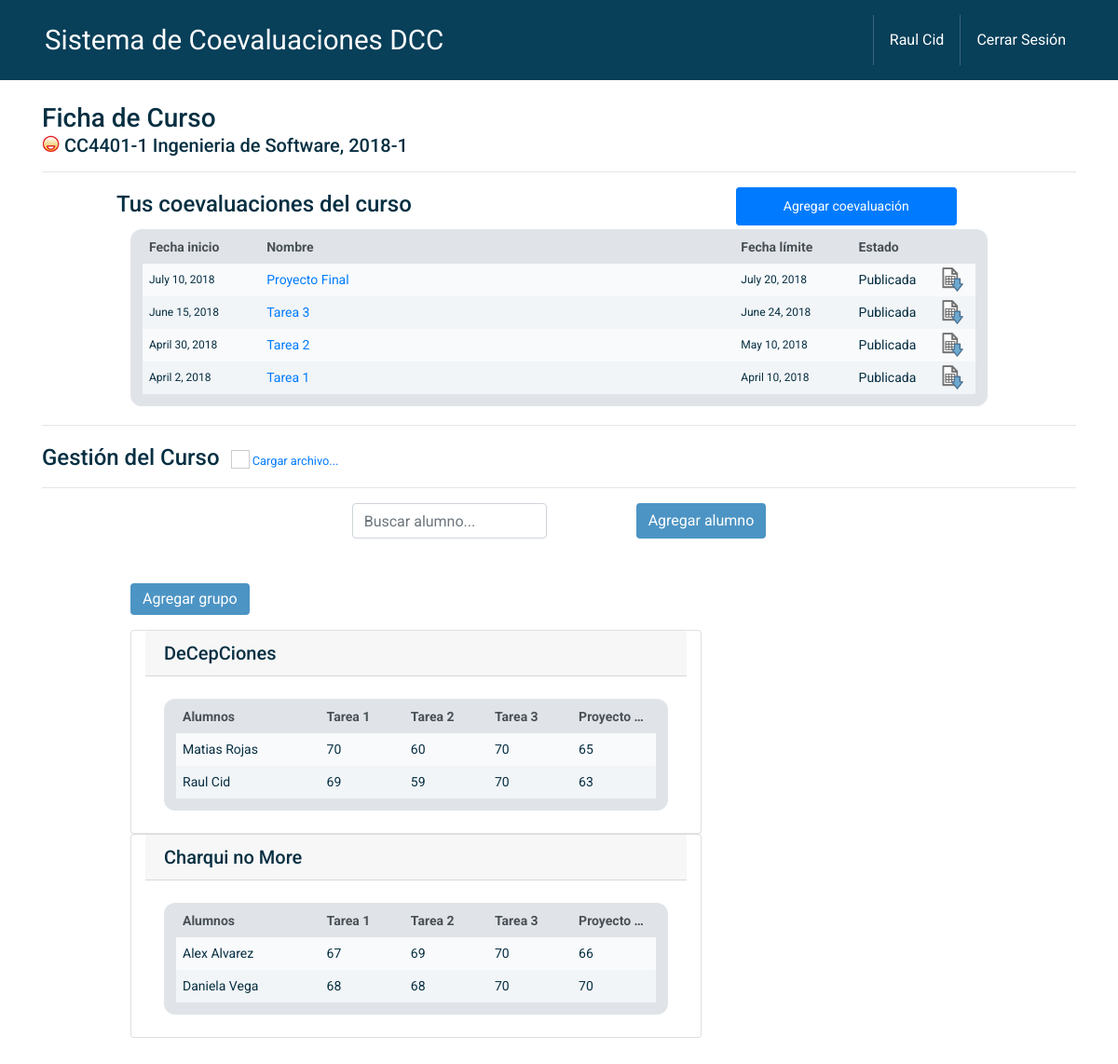
Page /tarea4/fichaCursoDoc/1 (signed in) on the committed database.
### tarea4/models.py (models this page shows)
class Coevaluacion(models.Model):
    nombre = models.CharField(max_length=30)
    listaEstados = (('ABIERTA', 'abierta'), ('CERRADA', 'cerrada'), ('PUBLICADA', 'publicada'))
    estado = models.CharField(max_length=20, choices=listaEstados, default='abierta')
    fecha_inicio = models.DateField()
    fecha_termino = models.DateField()
    curso = models.ForeignKey(Curso, on_delete=models.CASCADE)
    preguntas = models.ForeignKey(Pregunta, on_delete=models.SET_NULL, null=True)

class Grupo(models.Model):
    curso = models.ForeignKey(Curso, on_delete=models.CASCADE)
    estudiante = models.ManyToManyField(User)
    Nombre = models.CharField(max_length=50)
    Estado = models.CharField(max_length=50)  # activo VS historico para efectos de historial.

class NotaEstudiante(models.Model):
    coevaluacion = models.ForeignKey(Coevaluacion, on_delete=models.CASCADE)
    estudiante = models.ForeignKey(User, on_delete=models.CASCADE)
    nota = models.CharField(max_length=10)
    fecha_publicacion = models.DateField()

### tarea4/views.py (the view)
# urls.py: path('fichaCursoDoc/<int:idCurso>', views.fichaCursoDocente, name='fichaCursoDocente'),
def fichaCursoDocente(request, idCurso):
    userID = request.user.id
    userNombre = request.user.first_name + " " + request.user.last_name
    curso = Curso.objects.get(id=idCurso)
    coevs = Coevaluacion.objects.filter(curso=idCurso).order_by('-fecha_inicio')
    grupos = Grupo.objects.filter(curso=idCurso)
    estudiantes = User.objects.filter(usuariocurso__curso=idCurso, usuariocurso__cargo='estudiante')
    dataCurso = curso.Codigo + "-" + str(curso.Seccion) + " " + curso.Nombre + ", " + str(curso.Ano) + "-" + str(
        curso.Semestre)
    listaGrupos = []
    listaCoev = []
    listaEstudiantes = []
    nuevaCoev = agregarCoevForm()
    for estudiante in estudiantes:
        listaEstudiantes.append(estudiante.nombre)
    for grupo in grupos:
        listaTitulos = []
        listaAlumnos = []
        for alumno in grupo.estudiante.all():
            listaNotas = []
            listaTitulos = []
            for nota in NotaEstudiante.objects.filter(coevaluacion__curso=idCurso, estudiante=alumno.id).order_by(
                    'fecha_publicacion'):
                if nota != "":
                    listaNotas.append(nota.nota)
                    listaTitulos.append(nota.coevaluacion.nombre)
            listaAlumnos.append({'nombre': alumno.first_name + " " + alumno.last_name, 'notas': listaNotas})
        listaGrupos.append({'nombre': grupo.Nombre, 'titulos': listaTitulos, 'alumnos': listaAlumnos})
    for coev in coevs:
        listaCoev.append(
            {'fechaIni': coev.fecha_inicio, 'fechaTer': coev.fecha_termino, 'nombre': coev.nombre, 'estado':
                coev.estado.lower(), 'estadoPrint': coev.estado.lower().capitalize(), 'id': coev.id})
    return render(request, 'fichaCursoDocente.html', {'dataCurso': dataCurso, 'grupos': listaGrupos, 'coevs': listaCoev,
                                                      'estudiantes': listaEstudiantes, 'userNombre': userNombre,
                                                      'agregarCoev': nuevaCoev, 'idCurso': idCurso})

### tarea4/forms.py
class agregarCoevForm(forms.Form):
    nombre = forms.CharField(max_length=100)
    fecha_inicio = forms.DateField()
    fecha_termino = forms.DateField()
    idCurso = forms.CharField(max_length=20, widget=forms.HiddenInput(attrs={'id': 'formCursoID'}), initial="-1")

### templates/tarea4/fichaCursoDocente.html (shortened to what this page needs)
<!DOCTYPE html>
    <html lang="es">
    <head>
        {% load static %}
        <link rel="stylesheet" href="{% static 'tarea4/css/bootstrap.min.css' %}"/>
        <link rel="stylesheet" href="{% static 'tarea4/css/coeval.css' %}"/>
    </head>
    <body>
        <nav class="navbar navbar-expand-lg navbar-dark bg-dark px-5 py-3">
            <a class="navbar-brand" href="{% url 'landingPage' %}">Sistema de Coevaluaciones DCC</a>
            <div class="collapse navbar-collapse" id="navbarSupportedContent">
                <ul class="navbar-nav ml-auto">
                    <li class="nav-item">
                        <a class="nav-link" href="{% url 'perfil' %}">{{ userNombre }}</a>
                    </li>
                    <li class="nav-item">
                        <a class="nav-link" href="{% url 'logout' %}">Cerrar Sesión</a>
                    </li>
                </ul>
            </div>
        </nav>
        <div class="container">
            <h3 class="d-inline-block page-title">Ficha de Curso</h3>
            <h5 class="mb-3">
                <div class="cargos cargos-alumno"></div>
                {{ dataCurso }}
            </h5>
            <hr/>
            <div class="row">
                <div class="col-md-10 offset-1 ">
                    <div class="row justify-content-between">
            		    <h4 class="d-inline-block mt-1">Tus coevaluaciones del curso</h4>
                        <button class="btn btn-sm btn-primary col-md-3 mr-5" onclick="showNewCoevaluacion({{ idCurso }})">Agregar coevaluación</button>
                    </div>
                    <div class="table-wrap table-responsive my-1" id="tablaCoevs">
                        <table class="table table-coeval-curso table-striped table-hover mb-0">
                            <thead class="thead-light">
                                <tr>
                                    <th class="th-fecha">Fecha inicio</th>
                                    <th class="th-titulo">Nombre</th>
                                    <th class="th-fecha">Fecha límite</th>
                                    <th class="th-estado">Estado</th>
                                    <th class="th-iconos"></th>
                                </tr>
                            </thead>
                            <tbody>
                            {% for coev in coevs %}
                                <tr class="tr-{{ coev.estado }}">
                                    <td class="td-fecha">
                                        {{ coev.fechaIni }}
                                    </td>
                                    <td> <a href="{% url 'fichaCoevaluacion' coev.id %}">{{ coev.nombre }}</a> </td>
                                    <td class="td-fecha">
                                        {{ coev.fechaTer }}
                                    </td>
                                    <td>{{ coev.estadoPrint }}</td>
                                    <td class="td-icon">
                                        {% if coev.estado == 'abierta' %}
                                        <a href="{% url 'fichaCoevaluacion' coev.id %}" title="Modificar coevaluación"><img class="clickable-icon answer-icon wiggle" src="{%  static 'tarea4/icon/edit-icon.png' %}"alt="Responder coevaluación" width="28" height="28"></a>-->
                                        {% elif coev.estado == 'cerrada' %}
                                        <a href="{% url 'fichaCoevaluacion' coev.id %}" title="Publicar coevaluación"><img class="clickable-icon answer-icon wiggle" src="{%  static 'tarea4/icon/publish-icon.png' %}"alt="Responder coevaluación" width="28" height="28"></a>
                                        {% elif coev.estado == 'publicada' %}
                                        <a href="{% url 'fichaCoevaluacion' coev.id %}" title="Exportar coevaluación"><img class="clickable-icon answer-icon wiggle" src="{%  static 'tarea4/icon/export-icon.png' %}"alt="Responder coevaluación" width="28" height="28"></a>
                                        {% endif %}
                                    </td>
                                </tr>
                            {% endfor %}
                            </tbody>
                        </table>
                    </div>
                </div>
            </div>
            <hr/>
            <h4 class="d-inline-block mt-1 mb-0">Gestión del Curso</h4>
            <div class="d-inline-block ml-2">
                <a href="#" class="small" title="Cargar información">
                    <img class="clickable-icon export-icon mb-1"
                         width="20" height="20">
                    Cargar archivo...
                </a>
            </div>
            <hr/>
            <div class="row d-flex justify-content-center mb-5">
                <form class="mr-5">
                    <input class="form-control" type="search" placeholder="Buscar alumno..." aria-label="Buscar alumno">
                </form>
                <button type="button" id="add-coev-btn" class="btn btn-primary-custom float-right ml-5">Agregar alumno</button>
            </div>
            <div class="row">
                <div class="col-md-10 offset-1">
                    <div class="row">
                        <div class="col-md-4">
                            <button type="button" id="add-coev-btn" class="btn btn-primary-custom float-left mb-3">Agregar grupo
                            </button>
                        </div>
                    </div>
                    {% for grupo in grupos %}
                    <div class="card col-md-8">
                        <h5 class="card-header">{{ grupo.nombre }}</h5>
                        <div class="card-body">
                            <div class="table-wrap table-responsive my-1">
                                <table class="table table-coeval-curso table-striped table-hover mb-0" style="table-layout: fixed; white-space: nowrap;">
                                    <thead class="thead-light">
                                        <tr>
                                            <th style="width: 30%;">Alumnos</th>
                                            {% for titulo in grupo.titulos %}
                                            <th>{{ titulo }}</th>
                                            {% endfor %}
                                        </tr>
                                    </thead>
                                    <tbody>
                                        {% for alumno in grupo.alumnos %}
                                        <tr>
                                            <td>
                                                {{ alumno.nombre }}
                                            </td>
                                            {% for nota in alumno.notas %}
                                                <td> {{ nota }}</td>
                                            {% endfor %}
                                        </tr>
                                        {% endfor %}
                                    </tbody>
                                </table>
                            </div>
                        </div>
                    </div>
                    {% endfor %}
                </div>
            </div>
        </div>
    </body>
    </html>

### tarea4/static/tarea4/css/coeval.css (style rules this page uses)
body { font-family: Roboto; margin-bottom: 30px; color: #062f42; overflow-y: scroll; }
.page-title { margin-top: 1.5rem; margin-bottom: 0rem; }
.navbar.bg-dark { background-color: #083f59!important; }
.navbar-dark .navbar-nav .nav-link, .navbar-dark .navbar-nav .nav-link:focus, .navbar-dark .navbar-nav .nav-link:hover { color: #fff; }
.navbar a { color: #fff; border-radius: 20px; }
.navbar-brand { font-weight: normal; font-size: 1.85em; }
.nav-item { padding-top: .45rem; padding-bottom: .45rem; }
.btn { padding-top: .25rem; padding-bottom: .25rem; }
.btn.btn-primary-custom { background-color: #4c94c4; color: #fff; border-color: transparent; }
.table-wrap, .gestionar-wrap { background-color: #e0e4e8; padding: 2px 13px 13px 13px; border-radius: 12px; }
.table thead th { font-weight: bold; border-style: none; }
.table .thead-light th { background-color: #e0e4e8; }
.table { font-size: 0.875rem; table-layout: fixed; white-space: nowrap; }
.table tbody { background-color: #f9fafc; }
.table-striped tbody tr:nth-of-type(odd) { background-color: #f9fafc; }
.table-striped tbody tr:nth-of-type(even) { background-color: #f2f5f7; }
.table.table-hover tr { cursor: pointer; }
.table tr, .table td, .table th { border-style: none; vertical-align: middle!important; }
.table td, .table th { padding: 0.4375rem; overflow: hidden; text-overflow: ellipsis; }
.td-fecha { font-size: 0.75rem; }
td.td-icon { padding: 0.2rem; }
.th-fecha { width: 6.2rem }
.th-titulo { width: 11.6rem }
.th-estado { width: 4.5rem }
.th-iconos { width: 2rem }
.table-coeval-curso .th-fecha { width: 6.2rem; }
.table-coeval-curso .th-titulo { width: 25rem; }
.table-coeval-curso .th-estado { width: 4.5rem; }
.table-coeval-curso .th-iconos { width: 2rem; }
.clickable-icon { opacity: 0.8; -webkit-transition: .25s cubic-bezier(0.85, -1.93, 0.2, 3.29); -moz-transition: .25s cubic-bezier(0.85, -1.93, 0.2, 3.29); transition: .25s cubic-bezier(0.85, -1.93, 0.2, 3.29); }
.cargos { float: left; width: 19px; height: 19px; background-position: center; background-repeat: no-repeat; margin-right: 5px; }
.cargos-alumno { background-image: url(../icon/cargos-alumno.png) }
.clickable-icon.wiggle { -webkit-animation: wiggle 1.8s ease .7s infinite normal; -moz-animation: wiggle 1.8s ease .7s infinite normal; -o-animation: wiggle 1.8s ease .7s infinite normal; animation: wiggle 1.8s ease .7s infinite normal; }

### rows in the picture
Coevaluacion: fechaIni "July 10, 2018", nombre "Proyecto Final", fechaTer "July 20, 2018", titulos "Proyecto…" "Proyecto…"
Coevaluacion: fechaIni "June 15, 2018", nombre "Tarea 3", fechaTer "June 24, 2018", titulos "Tarea 3" "Tarea 3"
Coevaluacion: fechaIni "April 30, 2018", nombre "Tarea 2", fechaTer "May 10, 2018", titulos "Tarea 2" "Tarea 2"
Coevaluacion: fechaIni "April 2, 2018", nombre "Tarea 1", fechaTer "April 10, 2018", titulos "Tarea 1" "Tarea 1"
Grupo: nombre "DeCepCiones"
NotaEstudiante: notas "70"
NotaEstudiante: notas "60"
NotaEstudiante: notas "70"
NotaEstudiante: notas "65"
NotaEstudiante: notas "69"
NotaEstudiante: notas "59"
NotaEstudiante: notas "70"
NotaEstudiante: notas "63"
Grupo: nombre "Charqui no More"
NotaEstudiante: notas "67"
NotaEstudiante: notas "69"
NotaEstudiante: notas "70"
NotaEstudiante: notas "66"
NotaEstudiante: notas "68"
NotaEstudiante: notas "68"
NotaEstudiante: notas "70"
NotaEstudiante: notas "70"

### other values in the picture
{{ userNombre }} "Raul Cid"
{{ dataCurso }} "CC4401-1 Ingenieria de Software, 2018-1"
{{ coev.estadoPrint }} "Publicada" "Publicada" "Publicada" "Publicada"
{{ alumno.nombre }} "Matias Rojas" "Raul Cid" "Alex Alvarez" "Daniela Vega"
